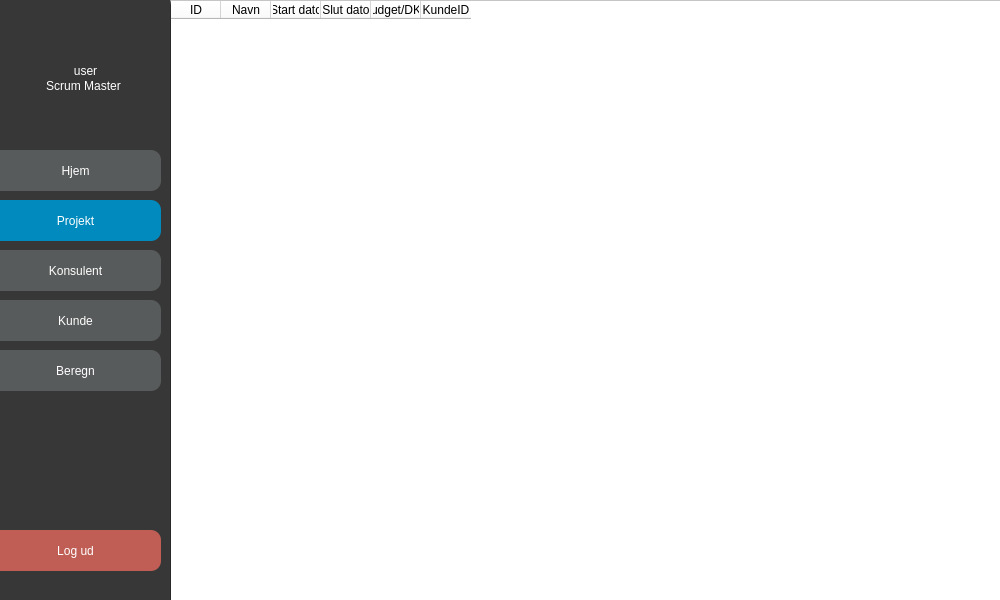
<?xml version="1.0" encoding="UTF-8"?>
<ui version="4.0">
 <class>MainWindow</class>
 <widget class="QMainWindow" name="MainWindow">
  <property name="geometry">
   <rect>
    <x>0</x>
    <y>0</y>
    <width>1000</width>
    <height>600</height>
   </rect>
  </property>
  <property name="windowTitle">
   <string>MainWindow</string>
  </property>
  <property name="styleSheet">
   <string notr="true">background-color: rgb(255, 255, 255);</string>
  </property>
  <widget class="QWidget" name="centralwidget">
   <widget class="QLabel" name="label_6">
    <property name="geometry">
     <rect>
      <x>805</x>
      <y>250</y>
      <width>151</width>
      <height>16</height>
     </rect>
    </property>
    <property name="styleSheet">
     <string notr="true">color: rgb(255, 255, 255);
background-color: rgba(255, 255, 255, 0);</string>
    </property>
    <property name="text">
     <string>Kunde ID: </string>
    </property>
   </widget>
   <widget class="QLabel" name="label">
    <property name="geometry">
     <rect>
      <x>805</x>
      <y>30</y>
      <width>121</width>
      <height>16</height>
     </rect>
    </property>
    <property name="styleSheet">
     <string notr="true">color: rgb(255, 255, 255);
background-color: rgba(255, 255, 255, 0);</string>
    </property>
    <property name="text">
     <string>Projekt navn:</string>
    </property>
   </widget>
   <widget class="QLabel" name="noterror">
    <property name="geometry">
     <rect>
      <x>805</x>
      <y>370</y>
      <width>181</width>
      <height>16</height>
     </rect>
    </property>
    <property name="styleSheet">
     <string notr="true">color: rgb(0, 170, 115);
background-color: rgba(255, 255, 255, 0);</string>
    </property>
    <property name="text">
     <string/>
    </property>
   </widget>
   <widget class="QLabel" name="label_5">
    <property name="geometry">
     <rect>
      <x>805</x>
      <y>200</y>
      <width>151</width>
      <height>16</height>
     </rect>
    </property>
    <property name="styleSheet">
     <string notr="true">color: rgb(255, 255, 255);
background-color: rgba(255, 255, 255, 0);</string>
    </property>
    <property name="text">
     <string>Budget (DDK):</string>
    </property>
   </widget>
   <widget class="QLabel" name="label_4">
    <property name="geometry">
     <rect>
      <x>805</x>
      <y>140</y>
      <width>151</width>
      <height>16</height>
     </rect>
    </property>
    <property name="styleSheet">
     <string notr="true">color: rgb(255, 255, 255);
background-color: rgba(255, 255, 255, 0);</string>
    </property>
    <property name="text">
     <string>Slut dato (dd.mm.yyyy):</string>
    </property>
   </widget>
   <widget class="QTableWidget" name="tabelwidget">
    <property name="geometry">
     <rect>
      <x>170</x>
      <y>0</y>
      <width>831</width>
      <height>601</height>
     </rect>
    </property>
    <property name="styleSheet">
     <string notr="true">background-color: rgb(255, 255, 255);</string>
    </property>
    <attribute name="horizontalHeaderVisible">
     <bool>true</bool>
    </attribute>
    <attribute name="horizontalHeaderDefaultSectionSize">
     <number>50</number>
    </attribute>
    <attribute name="horizontalHeaderHighlightSections">
     <bool>true</bool>
    </attribute>
    <attribute name="verticalHeaderVisible">
     <bool>false</bool>
    </attribute>
    <attribute name="verticalHeaderDefaultSectionSize">
     <number>30</number>
    </attribute>
    <column>
     <property name="text">
      <string>ID</string>
     </property>
    </column>
    <column>
     <property name="text">
      <string>Navn</string>
     </property>
    </column>
    <column>
     <property name="text">
      <string>Start dato</string>
     </property>
    </column>
    <column>
     <property name="text">
      <string>Slut dato</string>
     </property>
    </column>
    <column>
     <property name="text">
      <string>Budget/DKK</string>
     </property>
    </column>
    <column>
     <property name="text">
      <string>KundeID</string>
     </property>
    </column>
   </widget>
   <widget class="QLabel" name="Frame">
    <property name="geometry">
     <rect>
      <x>-10</x>
      <y>-10</y>
      <width>181</width>
      <height>631</height>
     </rect>
    </property>
    <property name="styleSheet">
     <string notr="true">font: 16pt &quot;.AppleSystemUIFont&quot;;
color: rgb(0, 138, 190);

background-color: rgb(0, 0, 0,200);
border-radius: 15px;</string>
    </property>
    <property name="text">
     <string/>
    </property>
    <property name="scaledContents">
     <bool>false</bool>
    </property>
    <property name="alignment">
     <set>Qt::AlignCenter</set>
    </property>
    <property name="wordWrap">
     <bool>false</bool>
    </property>
   </widget>
   <widget class="QLabel" name="label_3">
    <property name="geometry">
     <rect>
      <x>43</x>
      <y>70</y>
      <width>81</width>
      <height>31</height>
     </rect>
    </property>
    <property name="styleSheet">
     <string notr="true">font: 10pt &quot;.AppleSystemUIFont&quot;;
color: rgb(255, 255, 255);
background-color: rgba(255, 255, 255, 0);</string>
    </property>
    <property name="text">
     <string>Scrum Master</string>
    </property>
    <property name="alignment">
     <set>Qt::AlignCenter</set>
    </property>
   </widget>
   <widget class="QLabel" name="navn">
    <property name="geometry">
     <rect>
      <x>10</x>
      <y>50</y>
      <width>151</width>
      <height>41</height>
     </rect>
    </property>
    <property name="styleSheet">
     <string notr="true">font: 16pt &quot;.AppleSystemUIFont&quot;;
color: white;

background-color: rgba(255, 255, 255, 0);</string>
    </property>
    <property name="text">
     <string>user</string>
    </property>
    <property name="scaledContents">
     <bool>false</bool>
    </property>
    <property name="alignment">
     <set>Qt::AlignCenter</set>
    </property>
    <property name="wordWrap">
     <bool>false</bool>
    </property>
   </widget>
   <widget class="QPushButton" name="logud_knap">
    <property name="geometry">
     <rect>
      <x>-10</x>
      <y>530</y>
      <width>171</width>
      <height>41</height>
     </rect>
    </property>
    <property name="styleSheet">
     <string notr="true">

QPushButton {
	color: rgb(255, 255, 255);
	
	background-color: rgb(192, 94, 85);
	font: 16pt &quot;.AppleSystemUIFont&quot;;
	border-radius: 10px;
}

QPushButton:Hover {


	background-color: rgb(220, 109, 99);



}
</string>
    </property>
    <property name="text">
     <string>Log ud</string>
    </property>
   </widget>
   <widget class="QPushButton" name="projekter_knap">
    <property name="geometry">
     <rect>
      <x>-10</x>
      <y>200</y>
      <width>171</width>
      <height>41</height>
     </rect>
    </property>
    <property name="styleSheet">
     <string notr="true">background-color: rgb(0, 138, 190);
color: rgb(255, 255, 255);
font: 16pt &quot;.AppleSystemUIFont&quot;;
border-radius: 10px;

</string>
    </property>
    <property name="text">
     <string>Projekt</string>
    </property>
   </widget>
   <widget class="QPushButton" name="kunder_knap">
    <property name="geometry">
     <rect>
      <x>-10</x>
      <y>300</y>
      <width>171</width>
      <height>41</height>
     </rect>
    </property>
    <property name="styleSheet">
     <string notr="true">QPushButton {
	color: rgb(255, 255, 255);
	background-color: rgb(88, 91, 91);
	font: 16pt &quot;.AppleSystemUIFont&quot;;
	border-radius: 10px;
}

QPushButton:Hover {

	background-color: rgb(109, 109, 109);


}
</string>
    </property>
    <property name="text">
     <string>Kunde</string>
    </property>
   </widget>
   <widget class="QPushButton" name="registreringer_knap">
    <property name="geometry">
     <rect>
      <x>-10</x>
      <y>350</y>
      <width>171</width>
      <height>41</height>
     </rect>
    </property>
    <property name="styleSheet">
     <string notr="true">QPushButton {
	color: rgb(255, 255, 255);
	background-color: rgb(88, 91, 91);
	font: 16pt &quot;.AppleSystemUIFont&quot;;
	border-radius: 10px;
}

QPushButton:Hover {

	background-color: rgb(109, 109, 109);


}
</string>
    </property>
    <property name="text">
     <string>Beregn</string>
    </property>
   </widget>
   <widget class="QPushButton" name="konsulenter_knap">
    <property name="geometry">
     <rect>
      <x>-10</x>
      <y>250</y>
      <width>171</width>
      <height>41</height>
     </rect>
    </property>
    <property name="styleSheet">
     <string notr="true">QPushButton {
	color: rgb(255, 255, 255);
	background-color: rgb(88, 91, 91);
	font: 16pt &quot;.AppleSystemUIFont&quot;;
	border-radius: 10px;
}

QPushButton:Hover {

	background-color: rgb(109, 109, 109);


}
</string>
    </property>
    <property name="text">
     <string>Konsulent</string>
    </property>
   </widget>
   <widget class="QPushButton" name="hjem_knap">
    <property name="geometry">
     <rect>
      <x>-10</x>
      <y>150</y>
      <width>171</width>
      <height>41</height>
     </rect>
    </property>
    <property name="styleSheet">
     <string notr="true">QPushButton {
	color: rgb(255, 255, 255);
	background-color: rgb(88, 91, 91);
	font: 16pt &quot;.AppleSystemUIFont&quot;;
	border-radius: 10px;
}

QPushButton:Hover {

	background-color: rgb(109, 109, 109);


}
</string>
    </property>
    <property name="text">
     <string>Hjem</string>
    </property>
   </widget>
   <zorder>tabelwidget</zorder>
   <zorder>label_6</zorder>
   <zorder>label</zorder>
   <zorder>noterror</zorder>
   <zorder>label_5</zorder>
   <zorder>label_4</zorder>
   <zorder>Frame</zorder>
   <zorder>label_3</zorder>
   <zorder>navn</zorder>
   <zorder>logud_knap</zorder>
   <zorder>projekter_knap</zorder>
   <zorder>kunder_knap</zorder>
   <zorder>registreringer_knap</zorder>
   <zorder>konsulenter_knap</zorder>
   <zorder>hjem_knap</zorder>
  </widget>
 </widget>
 <tabstops>
  <tabstop>logud_knap</tabstop>
  <tabstop>tabelwidget</tabstop>
 </tabstops>
 <resources/>
 <connections/>
</ui>
